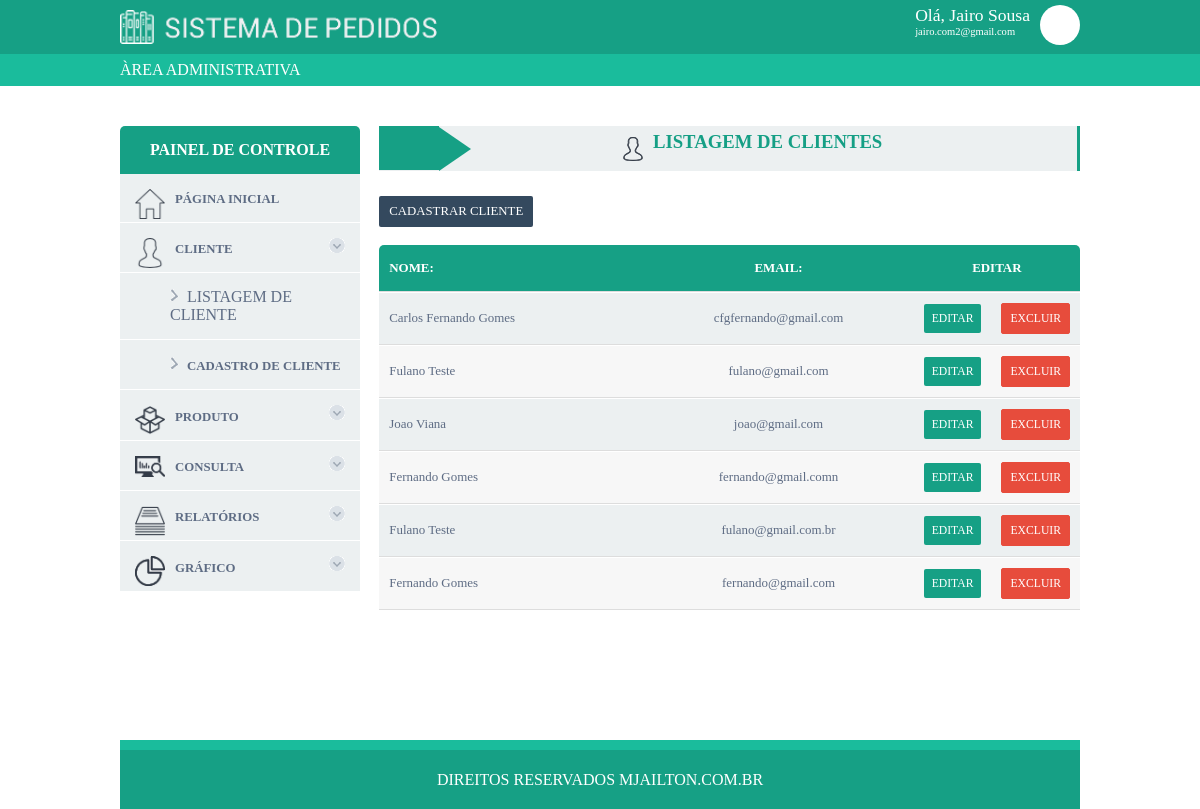
The app's page /sistema-pedido/index.php?link=4 with its own data.
### tables this page shows
CREATE TABLE `cliente` (
  `id_cliente` int(11) NOT NULL AUTO_INCREMENT,
  `cliente` varchar(120) DEFAULT NULL,
  `email` varchar(90) DEFAULT NULL,
  `senha` varchar(45) DEFAULT NULL,
  PRIMARY KEY (`id_cliente`)
);

### sistema-pedido/config/crud.php (called while the page is built, shortened)
<?php
function abrirConexao()
{
    $conexao = @mysqli_connect(SERVIDOR, USUARIO, SENHA, BANCO) or die(mysqli_connect_error());
    mysqli_set_charset($conexao, CHARSET);
    return $conexao;
}
function executar($sql)
{
    $conexao = abrirConexao($sql);
    $qry = @mysqli_query($conexao, $sql) or die(@mysqli_error($conexao));
    return $qry;
}
function consultar($tabela, $condicao = null, $campos = "*")
{
    $sql = "SELECT {$campos} FROM {$tabela} {$condicao} ";
    $qry = executar($sql);
    if (!mysqli_num_rows($qry))
        return false;
    else {
        while ($linha = @mysqli_fetch_array($qry)) {
            $dados[] = $linha;
        }
        return $dados;
    }
}

### sistema-pedido/lst/lst_cliente.php (the view)
<div class="base-home">
    <div class="titulo_p"><strong></strong>
        <p><i class="icone-l"></i><b>LISTAGEM DE CLIENTES</b></p></div>
    <div class="base-lista">
        <a href="formulario_cliente.html" class="but esq">Cadastrar cliente</a>
        <div class="limpar">&nbsp;</div>
        <table width="100%" cellpadding="0" cellspacing="0" class="tabela">
            <thead>
            <tr>
                <th width="40%" align="left">Nome:</th>
                <th width="40%" align="center">Email:</th>
                <th colspan="2" align="center">Editar</th>
            </tr>
            <?php
            $i = 0;
            $clientes = consultar("cliente");
            foreach ($clientes as $cliente){
            if ($i++ % 2 == 0) {
                $cor = "ativo";
            } else {
                $cor = "ativo2";
            }
            ?>
            </thead>
            <tbody>
            <tr class="<?php echo $cor ?>">
                <td><?php echo $cliente["cliente"] ?></td>
                <td align="center"><?php echo $cliente["email"] ?></td>
                <td align="center"><a href="#" class="editar but">Editar</a></td>
                <td align="center"><a href="#" class="excluir but">Excluir</a></td>
            </tr>
            <?php } ?>
            </tbody>
        </table>
    </div>
</div>

### sistema-pedido/index.php (shortened to what this page needs)
<?php include "config/crud.php"; ?>
<!doctype html>
<html>
<head>
    <link rel="stylesheet" type="text/css" href="css/style.css">
</head>
<body>
<div class="site">
    <?php include "cabecalho.php" ?>
    <div class="conteudo">
        <?php include "menu.php" ?>
        <div id="conteudocentral">
            <?php
            @$link = $_GET['link'];
            $pag[1] = "home.php";
            $pag[2] = "frm/frm_cliente.php";
            $pag[3] = "frm/agendamento.php";
            $pag[4] = "lst/lst_cliente.php";
            $pag[5] = "frm/frm_produto.php";
            $pag[6] = "lst/lst_produto.php";
            $pag[7] = "frm/frm_produto.php";
            $pag[8] = "lst/lst_agenda.php";
            $pag[9] = "frm/frm_agenda.php";
            $pag[10] = "lst/lst_pedido_pendente.php";
            $pag[11] = "frm/editar_pedido.php";
            $pag[12] = "lst/lst_todos_pedidos.php";
            $pag[13] = "lst/lst_detalhe_pedido.php";
            $pag[14] = "rel/selecionar_rel_cliente.php";
            $pag[15] = "rel/relatorio_pedido.php";
            $pag[16] = "grafico/selecionar_grafico_cliente.php";
            $pag[17] = "grafico/grafico_mensal.php";
            if (!empty($link)) {
                if (file_exists($pag[$link])) {
                    include $pag[$link];
                } else {
                    include "home.php";
                }
            } else {
                include "home.php";
            }
            ?>
            <?php include "rodape.php" ?>
        </div>
</body>
</html>

### sistema-pedido/cabecalho.php
<div class="base-topo">
    <div class="conteudo">
        <img src="img/logo.png" class="logo">
        <div class="usuario"><a href="">Olá, Jairo Sousa
                <small>jairo.com2@gmail.com</small>
            </a>
            <div class="thumb"><img src="img/img-user.png"></div>
        </div>
    </div>
    <div class="admin">
        <div class="conteudo">ÀREA ADMINISTRATIVA</div>
    </div>
</div>

### sistema-pedido/menu.php (shortened to what this page needs)
<div class="menu">
    <span class="titulo-m"> painel de controle</span>
    <ul>
        <li><a href="index.php"><i class="icone ico1"></i><span>Página inicial</span></a></li>
    </ul>
    <dl>
        <dt><a href=""><i class="icone ico2"></i><span>Cliente</span></a></dt>
        <dd>
            <ul>
                <li><a href="index.php?link=4">Listagem de cliente</span></a></li>
                <li><a href="formulario_cliente.html"><span>Cadastro de cliente</span></a></li>
            </ul>
        </dd>
        <dt><a href=""><i class="icone ico3"></i><span>Produto</span></a></dt>
        <dt><a href=""><i class="icone ico7"></i><span>Consulta</span></a></dt>
        <dt><a href=""><i class="icone ico4"></i><span>Relatórios</span></a></dt>
        <dt><a href=""><i class="icone ico8"></i><span>Gráfico</span></a></dt>
    </dl>
</div>

### sistema-pedido/rodape.php
<div class="base-rodape">
    <div class="conteudo">
        <p>DIREITOS RESERVADOS MJAILTON.COM.BR</p>
    </div>
</div>

### records on screen
cliente: cliente "Carlos Fernando Gomes", email "cfgfernando@gmail.com"
cliente: cliente "Fulano Teste", email "fulano@gmail.com"
cliente: cliente "Joao Viana", email "joao@gmail.com"
cliente: cliente "Fernando Gomes", email "fernando@gmail.comn"
cliente: cliente "Fulano Teste", email "fulano@gmail.com.br"
cliente: cliente "Fernando Gomes", email "fernando@gmail.com"
